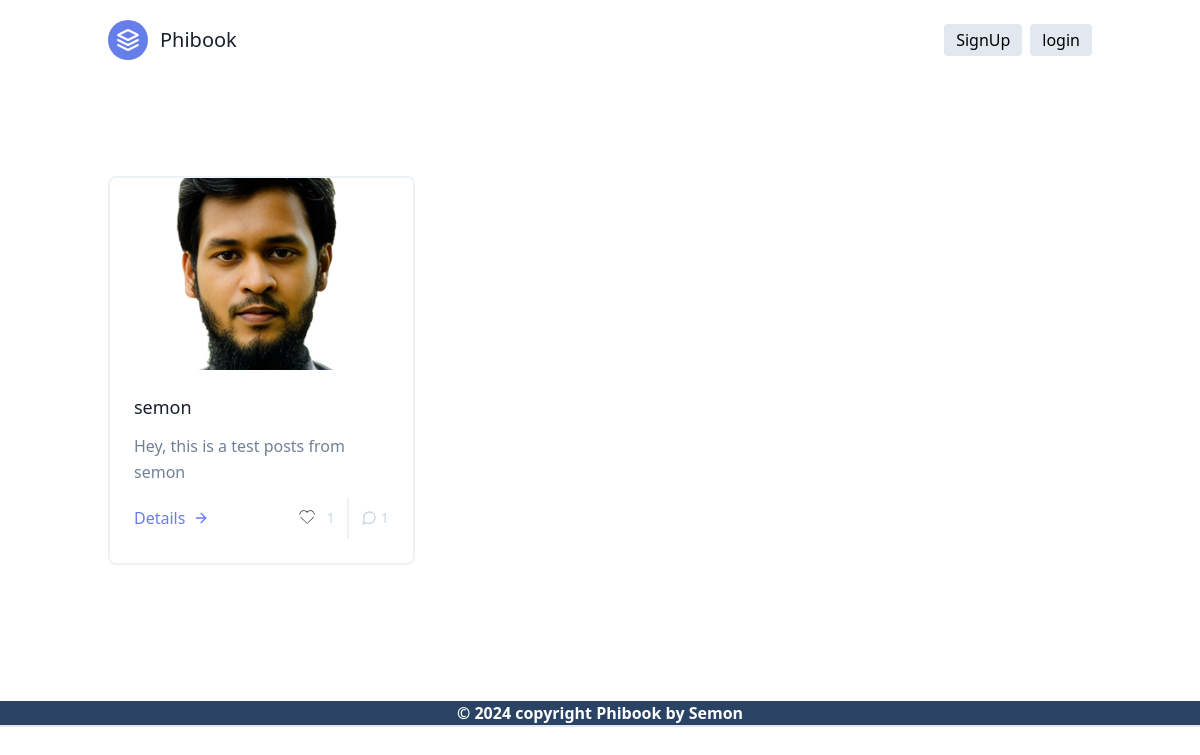
The page / on the database its author committed.
### Posts/models.py (models this page shows, shortened)
class Post(models.Model):
    author = models.ForeignKey(User, on_delete=models.CASCADE)
    content = models.TextField()
    image = models.ImageField(upload_to='Posts/images/', blank=True, null=True)
    created_at = models.DateTimeField(auto_now_add=True)
    likes = models.ManyToManyField(User, related_name='liked_posts', blank=True)
    class Meta:
        ordering = ['-created_at']

### core/views.py (the view)
# urls.py: 2. Add a URL to urlpatterns:  path('', views.home, name='home')
def home(request):
    posts = Post.objects.all()
    comments = Comment.objects.all()  # Fetch all comments
    comment_form = forms.CommentForm()
    return render(request, 'index.html', {'posts': posts, 'comments': comments, 'comment_form': comment_form})

### core/templates/index.html (shortened to what this page needs)
{% extends 'base.html' %}
{% load static %}
{% block content %}
<section class="text-gray-600 body-font">
    <div class="container px-5 py-24 mx-auto">
      <div class="flex flex-wrap -m-4">
        {% for post in posts %}
          <div class="p-4 md:w-1/3">
            <div class="h-full border-2 border-gray-200 border-opacity-60 rounded-lg overflow-hidden">
              <img class="lg:h-48 md:h-36 w-full object-cover object-center" src="{{ post.image.url }}" alt="{{ post.title }}">
              <div class="p-6">
                <h1 class="title-font text-lg font-medium text-gray-900 mb-3">{{ post.author }}</h1>
                <p class="leading-relaxed mb-3">{{ post.content }}</p>
                <div class="flex items-center flex-wrap ">
                    <a href="{% url 'post_details' post.id %}" class="text-indigo-500 inline-flex items-center md:mb-2 lg:mb-0">Details
                      <svg class="w-4 h-4 ml-2" viewBox="0 0 24 24" stroke="currentColor" stroke-width="2" fill="none" stroke-linecap="round" stroke-linejoin="round">
                        <path d="M5 12h14"></path>
                        <path d="M12 5l7 7-7 7"></path>
                      </svg>
                    </a>
                    <span class="text-gray-400 mr-3 inline-flex items-center lg:ml-auto md:ml-0 ml-auto leading-none text-sm pr-3 py-1 border-r-2 border-gray-200">
                        <form method="post" action="{% url 'like_post' post.id %}">
                            {% if request.user in post.likes.all %}
                              <button type="submit" name="action" value="unlike" >
                                <svg class="w-8 h-8 mr-1"  xmlns="http://www.w3.org/2000/svg" viewBox="0 0 200 200" xml:space="preserve"><path fill="#FF0000" d="M100.832 141.398c-1.4 0-2.8-.6-3.8-1.6l-37.2-37.2c-.8-.8-.8-2 0-2.8.8-.8 2-.8 2.8 0l37.2 37.2c.5.5 1.4.5 2 0l37.2-37.2c.8-.8 2-.8 2.8 0 .8.8.8 2 0 2.8l-37.2 37.2c-1 1-2.4 1.6-3.8 1.6zM54.832 86.998c-1.1 0-2-.9-2-2 0-14.9 12.1-27 27-27 8.7 0 17 4.3 22 11.4.6.9.4 2.2-.5 2.8s-2.1.4-2.8-.5c-4.2-6.1-11.3-9.7-18.7-9.7-12.7 0-23 10.3-23 23 0 1.1-.9 2-2 2z"/><path fill="#FF0000" d="M145.832 86.998c-1.1 0-2-.9-2-2 0-12.7-10.3-23-23-23-7.4 0-14.5 3.6-18.8 9.7-.6.9-1.9 1.1-2.8.5-.9-.6-1.1-1.9-.5-2.8 5.1-7.1 13.3-11.4 22.1-11.4 14.9 0 27 12.1 27 27 0 1.1-.9 2-2 2z"/></svg>
                              </button>
                            {% else %}
                              <button type="submit" name="action" value="like">
                              </button>
                            {% endif %}
                          </form>
                       {{ post.likes.count }}
                    </span>
                    <span class="text-gray-400 inline-flex items-center leading-none text-sm">
                      {{ post.comments.count }}
                    </span>
                  </div>
              </div>
            </div>
          </div>
        {% endfor %}
      </div>
    </div>
  </section>
{% endblock %}

### rows shown on the page
Post: image (picture), author "semon", content "Hey, this is a test posts from semon", likes.count "1", comments.count "1"
